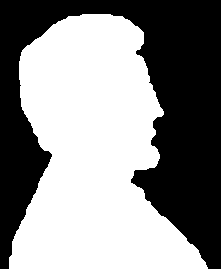
#> input picture MTech/Machine Learning/Batch 2023-2025/SEM 2/IE404 Digital Image processing/Assignment/LAB_6/licoln_from_penny.tif, 221 x 269 px, found by its file name
$ jupyter execute --allow-errors DIP_202311023_Lab_6.ipynb
#> lines starting #> are read from the running program, lines starting #| are printed output that depends on the picture; after the words box and inside, x2 and y2 are one past the last pixel; in counts of white or black regions, pixels touching at a corner belong together
#> further down, input_image is the input picture: shape (269, 221) bool; 54.6% white; 1 black region, box (x1, y1, x2, y2) and area: (0, 0, 221, 269) 26994
## Samarth Motka
## 202311023
## Lab_6

1. Consider the image of Fig.1, you have to first find Erosion and dilation and compound that result.You have to find the result of a morphological image.Which is shown in Output Image

[cell 1]
import numpy as np
import cv2
import matplotlib.pyplot as plt
from PIL import Image

#> (the rest of this cell did not finish here and is left out)

2. Write Python code to perform morphological boundary extraction using erosion and dilation operations.

[cell 2]
def morphological_boundary(input_image, kernel_size=3):
#> called with kernel_size = 3
    kernel = np.ones((kernel_size, kernel_size), np.uint8)
    eroded_image = np.zeros_like(input_image, dtype=np.bool_)
    for i in range(1, input_image.shape[0] - 1):
        for j in range(1, input_image.shape[1] - 1):
            patch = input_image[i-1:i+2, j-1:j+2]
            if np.all(patch == kernel[:, :, None]):
                eroded_image[i, j] = True
            else:
                eroded_image[i, j] = False
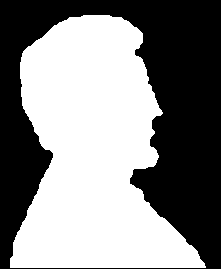
#> eroded_image: shape (269, 221) bool; 52.8% white; 1 black region, box (x1, y1, x2, y2) and area: (0, 0, 221, 269) 28074
    dilated_image = np.zeros_like(input_image, dtype=np.bool_)
    for i in range(1, input_image.shape[0] - 1):
        for j in range(1, input_image.shape[1] - 1):
            patch = input_image[i-1:i+2, j-1:j+2]
            if np.any(patch == kernel[:, :, None]):
                dilated_image[i, j] = True
            else:
                dilated_image[i, j] = False
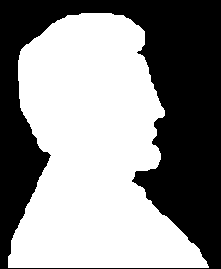
#> dilated_image: shape (269, 221) bool; 55.7% white; 1 black region, box (x1, y1, x2, y2) and area: (0, 0, 221, 269) 26310
    boundary_image = np.logical_xor(dilated_image, eroded_image)
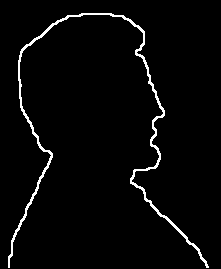
#> boundary_image: shape (269, 221) bool; 3% white in thin lines or dots, all inside (x1, y1, x2, y2) = (8, 13, 209, 268)

    return boundary_image.astype(np.uint8) * 255

input_image = np.array(Image.open('/content/licoln_from_penny.tif'))

boundary_image = morphological_boundary(input_image)

fig, axs = plt.subplots(1, 2, figsize=(12, 6))
axs[0].imshow(input_image, cmap='gray')
axs[0].set_title('Input Image')
axs[1].imshow(boundary_image, cmap='gray')
axs[1].set_title('Boundary-Extracted Image')
plt.show()
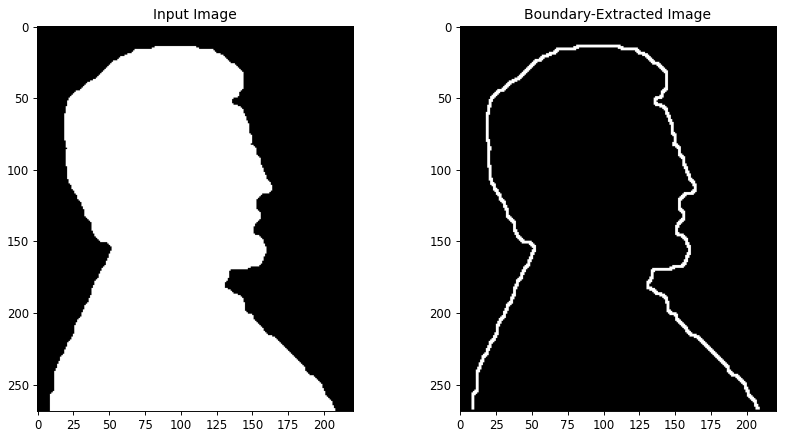
#> figure drawn by matplotlib, 2 panels

$ run again, with MTech/Machine Learning/Batch 2023-2025/SEM 2/IE404 Digital Image processing/Assignment/LAB_6/noisy_fingerprint.tif copied over MTech/Machine Learning/Batch 2023-2025/SEM 2/IE404 Digital Image processing/Assignment/LAB_6/licoln_from_penny.tif
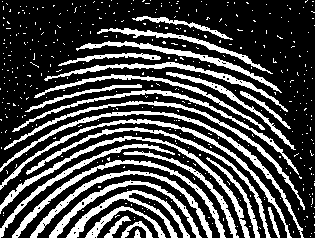
#> input picture MTech/Machine Learning/Batch 2023-2025/SEM 2/IE404 Digital Image processing/Assignment/LAB_6/noisy_fingerprint.tif, 315 x 238 px, found by its file name
#> input_image is the input picture: shape (238, 315) bool; 28.5% white; 414 white regions (387 under 20 px), largest, box (x1, y1, x2, y2) and area: (0, 111, 304, 238) 1388, (0, 136, 250, 238) 1372, (0, 119, 292, 238) 1337
#> after the loop in morphological_boundary, `for i in range(1, input_image.shape[0] - 1):`:
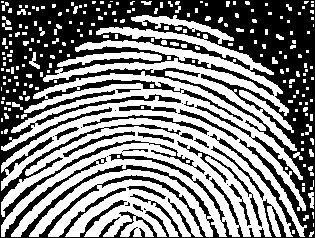
#> dilated_image: shape (238, 315) bool; 51.4% white; 27 black regions (10 under 20 px), largest, box (x1, y1, x2, y2) and area: (0, 0, 315, 238) 33794, (177, 141, 262, 227) 463, (83, 115, 209, 135) 407
#> boundary_image: shape (238, 315) bool; 42.6% white in thin lines or dots
#> `plt.show()`:
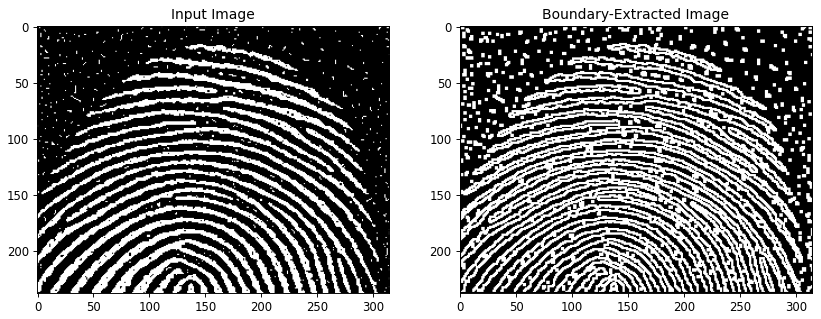
#> figure drawn by matplotlib, 2 panels
